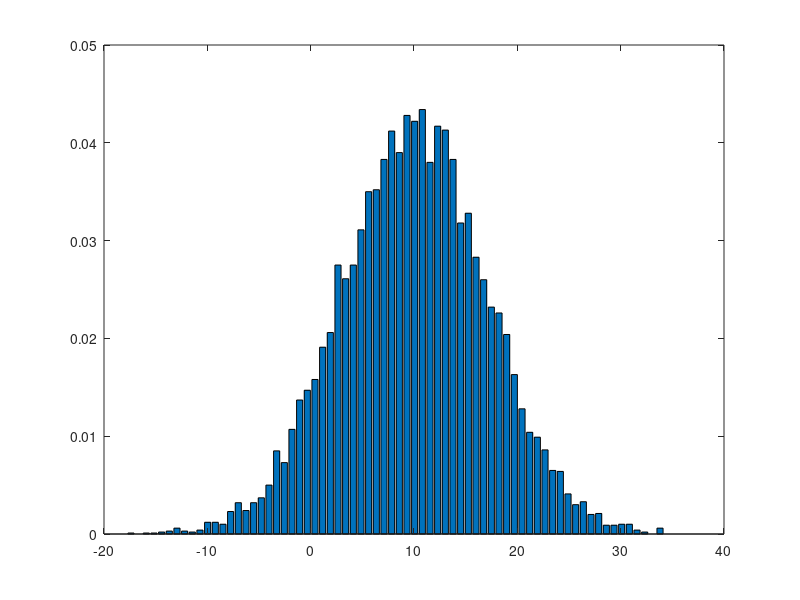

Write the MATLAB code that produced this figure.
close all; clear all; clc

% generate X from normal distribution
mu1 = input('Please input mu1: ')
sigma1 = input('Please input sigma1: ')
X = normrnd(mu1, sigma1, [10000 1])

% generate Y from normal distribution
mu2 = input('Please input mu2: ')
sigma2 = input('Please input sigma2: ')
Y = normrnd(mu2, sigma2, [10000 1])

% generate eta
p = input('Please input p: ')
eta_prime = unifrnd(0, 1, [10000 1])
eta = zeros(10000, 1)
eta(eta_prime <= p) = 1

% generate Z = X + eta * Y
res = X + eta .* Y

% graphing
[counts, centers] = hist(res, 70);
figure
bar(centers, counts / sum(counts))

% printing data to file
fp = fopen('gaussian_mixture_data.csv','w');
for i = 1:10000
    fprintf(fp,'%d,\n',res(i, 1));
end
fclose(fp)
